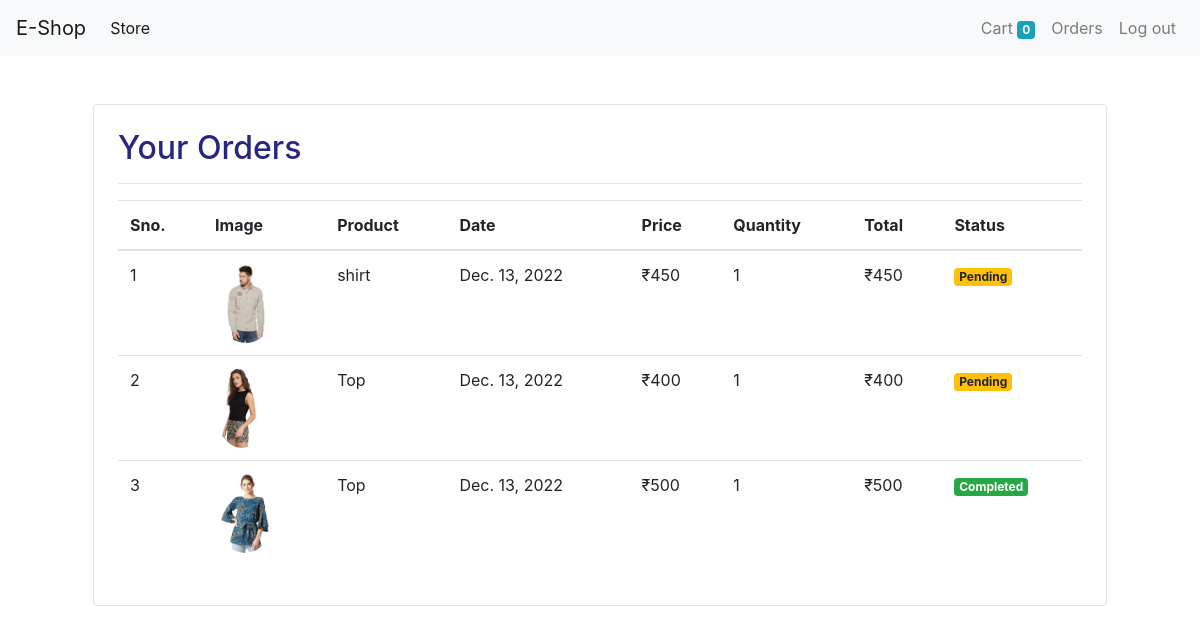
/orders (signed in), run on the app's committed database.
### store/models/orders.py (models this page shows, shortened)
class Order(models.Model):
    product = models.ForeignKey(Product, on_delete=models.CASCADE)
    customer = models.ForeignKey(Customer, on_delete=models.CASCADE)
    quantity = models.IntegerField(default=1)
    price = models.IntegerField()
    address = models.CharField(max_length=50, default='', blank=True)
    phone = models.CharField(max_length=50, default='', blank=True)
    date = models.DateField(default=datetime.datetime.today)
    status = models.BooleanField(default=False)
    @staticmethod
    def get_orders_by_customer(customer_id):
        return Order \
            .objects \
            .filter(customer=customer_id)\
            .order_by('-date')

### store/models/product.py (models this page shows, shortened)
class Product(models.Model):
    name = models.CharField(max_length=50)
    price = models.IntegerField(default=0)
    category = models.ForeignKey(Category, on_delete=models.CASCADE,default=1)
    description = models.CharField(max_length=200, default='',null=True,blank=True)
    image = models.ImageField(upload_to='uploads/products/')

### store/middlewares/auth.py (the view)
    def middleware(request):
        if not request.session.get('customer'):
            returnUrl = request.META['PATH_INFO']
            return redirect(f'login?return_url={returnUrl}')
        response = get_response(request)
        return response

### store/templatetags/custom_filter.py (called while the page is built)
@register.filter(name='currency')
def currency(number):
    return "₹" + str(number)

@register.filter(name='multiply')
def multiply(number, number1):
    return number * number1

### store/views/orders.py (called while the page is built)
    def get(self, request):
        customer = request.session.get('customer')
        orders = Order.get_orders_by_customer(customer)
        print(orders)
        return render(request, 'orders.html', {'orders': orders})

### store/templates/orders.html
{% extends 'base.html' %}
{% block content %}
{% load cart %}
{% load custom_filter %}
<div class="container">
    <div class="border rounded p-4 m-5">
        <h2 style="color:rgb(39, 39, 129)">Your Orders</h2>
        <hr>
        <table class="table">
            <thead>
                <tr>
                    <th>Sno.</th>
                    <th>Image</th>
                    <th>Product</th>
                    <th>Date</th>
                    <th>Price</th>
                    <th>Quantity</th>
                    <th>Total</th>
                    <th>Status</th>
                </tr>
            </thead>
            <tbody>
                {% for order in orders %}
                <tr>
                    <td>{{forloop.counter}}</td>
                    <td><img style="height: 80px;" class="rounded-circle" src="{{order.product.image.url}}" alt=""></td>
                    <td>{{order.product.name}}</td>
                    <td>{{order.date}}</td>
                    <td>{{order.price|currency}}</td>
                    <td>{{order.quantity}}</td>
                    <td>{{order.quantity|multiply:order.price|currency}}</td>
                    {% if order.status %}
                    <td><small class="badge badge-success">Completed</small></td>
                    {% else %}
                    <td><small class="badge badge-warning">Pending</small></td>
                    {% endif %}
                </tr>
                {% endfor %}
            </tbody>
    </div>
</div>
{% endblock %}

### data on the page
Order: product.image (picture), product.name "shirt", date "Dec. 13, 2022", price "₹450", quantity "1", quantity|multiply "₹450", status "Pending"
Order: product.image (picture), product.name "Top", date "Dec. 13, 2022", price "₹400", quantity "1", quantity|multiply "₹400", status "Pending"
Order: product.image (picture), product.name "Top", date "Dec. 13, 2022", price "₹500", quantity "1", quantity|multiply "₹500", status "Completed"

### other printed values
{{ request.session.cart.keys|length }} "0"
